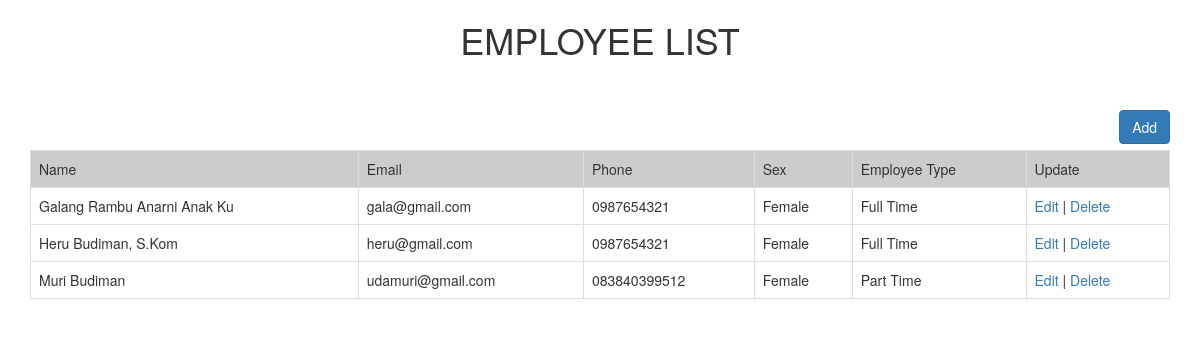
The page / on the database its author committed.
### tables this page shows
CREATE TABLE `employees` (
  `id` int(11) NOT NULL,
  `name` varchar(200) NOT NULL,
  `email` varchar(100) NOT NULL,
  `phone` varchar(15) DEFAULT NULL,
  `address` text,
  `sex` enum('M','F') DEFAULT NULL,
  `employee_types_id` int(11) DEFAULT NULL
);

CREATE TABLE `employee_types` (
  `id` int(11) NOT NULL,
  `name` varchar(50) NOT NULL,
  `display_name` varchar(50) NOT NULL
);

### index.php (the view, shortened to what this page needs)
<?php
include_once("config.php");
$result = $dbConn->query("SELECT e.id, e.name, e.email, e.phone, e.address, e.sex, e.employee_types_id, et.display_name FROM employees e LEFT JOIN employee_types et ON  e.employee_types_id = et.id ORDER BY e.id DESC");
?>
<!DOCTYPE html>
<html lang="en">
  <head>
    <link href="bootstrap/css/bootstrap.min.css" rel="stylesheet">
  </head>
  <body>
    <div class="container">
		<div class="row">
			<div class="col-md-12">
				<h1 class="text-center">EMPLOYEE LIST</h1><br><br>
			</div>
			<div class="col-md-12">
				<a class="btn btn-primary pull-right" href="add.php">Add</a><br><br>
			</div>
		</div>
		<div class="row">
			<div class="col-md-12">
				<table class="table table-bordered">
					<tr bgcolor='#CCCCCC'>
						<td>Name</td>
						<td>Email</td>
						<td>Phone</td>
						<td>Sex</td>
						<td>Employee Type</td>
						<td>Update</td>
					</tr>
					<?php
					while($row = $result->fetch(PDO::FETCH_ASSOC)) {
						$sex = 	$row['sex'] == 'M' ? 'Male' : 'Female';
						echo "<tr>";
						echo "<td>".$row['name']."</td>";
						echo "<td>".$row['email']."</td>";
						echo "<td>".$row['phone']."</td>";
						echo "<td>".$sex."</td>";
						echo "<td>".$row['display_name']."</td>";
						echo "<td><a href=\"edit.php?id=$row[id]\">Edit</a> | <a href=\"delete.php?id=$row[id]\" onClick=\"return confirm('Are you sure you want to delete?')\">Delete</a></td>";
					}
					?>
				</table>
			</div>
		</div>
	</div>
  </body>
</html>

### rows shown on the page
employees: name "Galang Rambu Anarni Anak Ku", email "gala@gmail.com", phone "0987654321", sex "Female", employee_types.display_name "Full Time"
employees: name "Heru Budiman, S.Kom", email "heru@gmail.com", phone "0987654321", sex "Female", employee_types.display_name "Full Time"
employees: name "Muri Budiman", email "udamuri@gmail.com", phone "083840399512", sex "Female", employee_types.display_name "Part Time"
